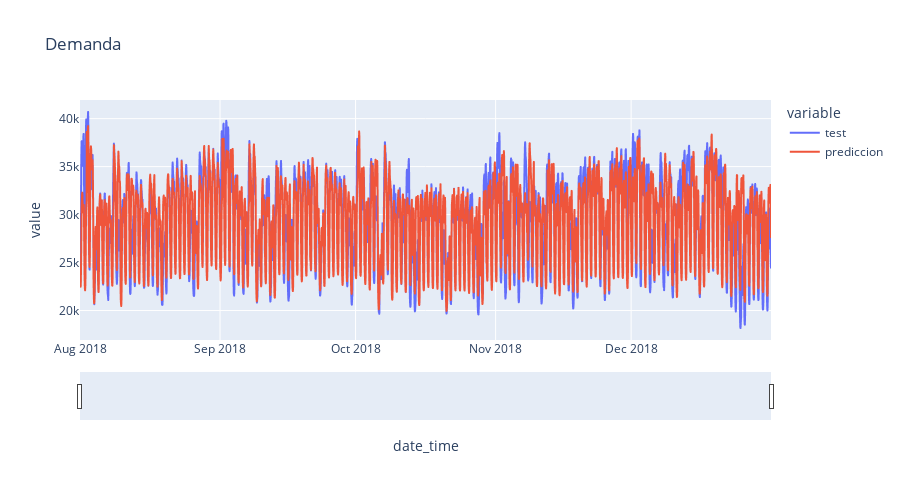

Here is the notebook cell this chart was saved with:
### Code cell
# Gráfico interactivo serie temporal
# ==============================================================================
datos_plot = pd.DataFrame({
                'test': datos_test['total load actual'],
                'prediccion': predicciones['pred'],

                 })
datos_plot.index.name = 'date_time'

fig = px.line(
        data_frame = datos_plot.reset_index(),
        x      = 'date_time',
        y      = datos_plot.columns,
        title  = 'Demanda',
        width  = 900,
        height = 500
     )

fig.update_xaxes(rangeslider_visible=True)
fig.show()

### Figure 1 — Plotly figure (JSON) as saved in the notebook; plotly's stock layout.template omitted (floating-point values rounded to 4 significant figures; data arrays with more than 128 entries replaced by an {"elided": "..."} marker saying what was removed)
{"data": [{"hovertemplate": "variable=test<br>date_time=%{x}<br>value=%{y}<extra></extra>", "legendgroup": "test", "line": {"color": "#636efa", "dash": "solid"}, "marker": {"symbol": "circle"}, "mode": "lines", "name": "test", "showlegend": true, "type": "scattergl", "x": {"elided": "3672 str values"}, "xaxis": "x", "y": {"elided": "3672 int values"}, "yaxis": "y"}, {"hovertemplate": "variable=prediccion<br>date_time=%{x}<br>value=%{y}<extra></extra>", "legendgroup": "prediccion", "line": {"color": "#EF553B", "dash": "solid"}, "marker": {"symbol": "circle"}, "mode": "lines", "name": "prediccion", "showlegend": true, "type": "scattergl", "x": {"elided": "3672 str values"}, "xaxis": "x", "y": {"elided": "3672 float values"}, "yaxis": "y"}], "layout": {"height": 500, "legend": {"title": {"text": "variable"}, "tracegroupgap": 0}, "title": {"text": "Demanda"}, "width": 900, "xaxis": {"anchor": "y", "domain": [0, 1], "rangeslider": {"visible": true}, "title": {"text": "date_time"}}, "yaxis": {"anchor": "x", "domain": [0, 1], "title": {"text": "value"}}}}
